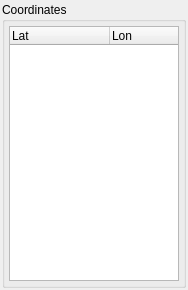
<ui version="4.0" >
 <class>ModifyGeometryWidget</class>
 <widget class="QWidget" name="ModifyGeometryWidget" >
  <property name="geometry" >
   <rect>
    <x>0</x>
    <y>0</y>
    <width>188</width>
    <height>290</height>
   </rect>
  </property>
  <property name="windowTitle" >
   <string>Form</string>
  </property>
  <layout class="QVBoxLayout" >
   <property name="spacing" >
    <number>4</number>
   </property>
   <property name="margin" >
    <number>2</number>
   </property>
   <item>
    <widget class="QGroupBox" name="groupbox_coordinates" >
     <property name="title" >
      <string>Coordinates</string>
     </property>
     <property name="flat" >
      <bool>true</bool>
     </property>
     <layout class="QVBoxLayout" >
      <property name="margin" >
       <number>4</number>
      </property>
      <item>
       <widget class="QTreeWidget" name="treewidget_coordinates" >
        <property name="horizontalScrollBarPolicy" >
         <enum>Qt::ScrollBarAlwaysOff</enum>
        </property>
        <property name="alternatingRowColors" >
         <bool>true</bool>
        </property>
        <property name="indentation" >
         <number>0</number>
        </property>
        <property name="rootIsDecorated" >
         <bool>false</bool>
        </property>
        <property name="itemsExpandable" >
         <bool>false</bool>
        </property>
        <column>
         <property name="text" >
          <string>Lat</string>
         </property>
        </column>
        <column>
         <property name="text" >
          <string>Lon</string>
         </property>
        </column>
       </widget>
      </item>
     </layout>
    </widget>
   </item>
  </layout>
 </widget>
 <resources/>
 <connections/>
</ui>
